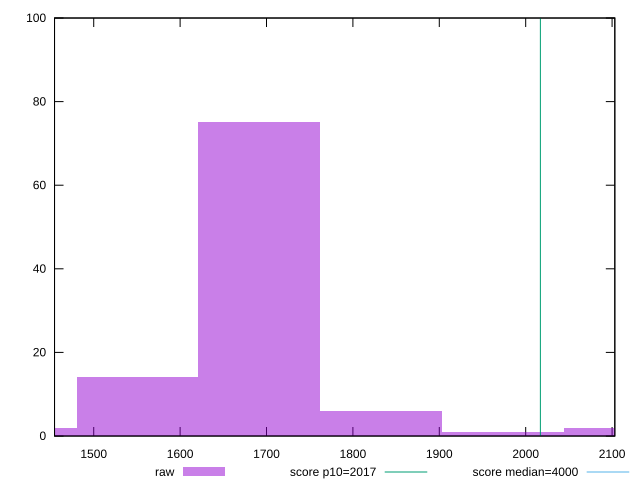

Recreate this plot in gnuplot.
reset

$raw <<EOF
1691.580056276871 75
1832.54506096661 6
1550.6150515871316 14
1409.6500468973923 2
2114.4750703460886 2
1973.5100656563493 1
EOF

set key outside below
set boxwidth 140.96500468973923
set xrange [1454.6440000000011:2103.168000000001]
set yrange [0:100]
set trange [0:100]
set style fill transparent solid 0.5 noborder

set parametric
set terminal svg size 640, 490 enhanced background rgb 'white'
set output "report_00020_2021-02-19T21:17:38.612Z2/mainthread-work-breakdown/samples/pages+cached+noadtech/raw/histogram.svg"

plot $raw title "raw" with boxes, \
     2017,t title "score p10=2017", \
     4000,t title "score median=4000"

reset
